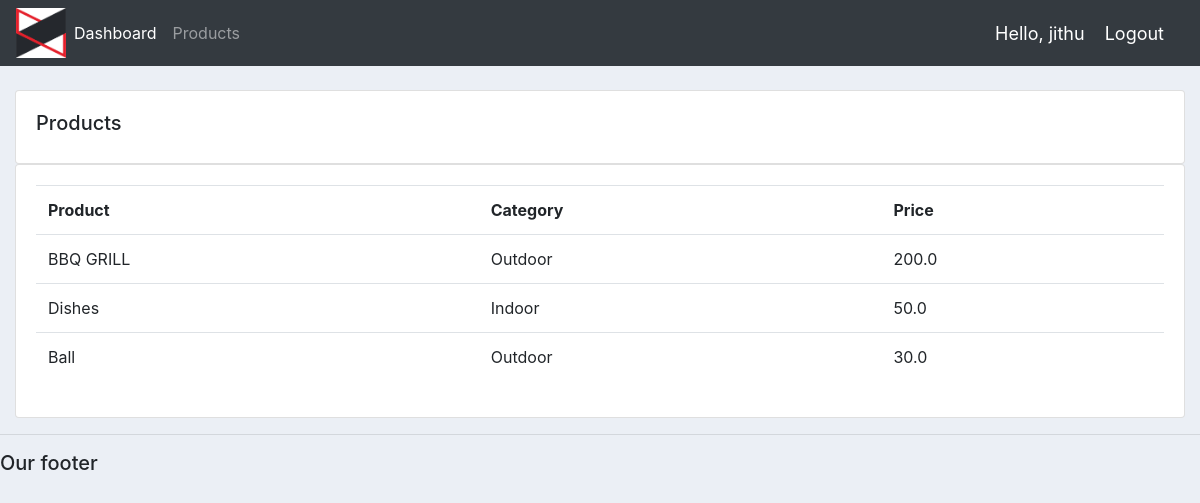
Screenshot of /products/ (signed in) with the database file from the repository.
### accounts/models.py (models this page shows, shortened)
class Product(models.Model):
	CATEGORY = (
			('Indoor', 'Indoor'),
			('Out Door', 'Out Door'),
			)
	name = models.CharField(max_length=200, null=True)
	price = models.FloatField(null=True)
	category = models.CharField(max_length=200, null=True, choices=CATEGORY)
	description = models.CharField(max_length=200, null=True, blank=True)
	date_created = models.DateTimeField(auto_now_add=True, null=True)
	tags = models.ManyToManyField(Tag)

### accounts/decorators.py (the view)
        def wrapper_func(request,*args, **kwargs):
            group = None;
            if request.user.groups.exists():
                group = request.user.groups.all()[0].name
            if group in allowed_roles:
                return view_func(request, *args, **kwargs)
            else:
                return HttpResponse("You are not authorized to view this page")

### accounts/views.py (called while the page is built)
@login_required(login_url='login')
@allowed_users(allowed_roles=['admin'])
def products(request):
	products = Product.objects.all()
	return render(request, 'accounts/products.html', {'products':products})

### accounts/templates/accounts/products.html
{%  extends 'accounts/main.html' %}
{% block content %}
		<br>
		<div class="row">
			<div class="col-md">
				<div class="card card-body">
					<h5>Products</h5>
				</div>
				<div class="card card-body">
					<table class="table">
						<tr>
							<th>Product</th>
							<th>Category</th>
							<th>Price</th>
						</tr>
						{% for i in products %}
							<tr>
								<td>{{i.name}}</td>
								<td>{{i.category}}</td>
								<td>{{i.price}}</td>
							</tr>
						{% endfor %}
					</table>
				</div>
			</div>
		</div>
{% endblock content %}

### accounts/templates/accounts/navbar.html (shortened to what this page needs)
{% load static %}
<nav class="navbar navbar-expand-lg navbar-dark bg-dark">
 <img src="{% static 'images/logo.png' %}" height="50px" width="50px">
  <div class="collapse navbar-collapse" id="navbarNav">
    <ul class="navbar-nav">
        {% if request.user.is_staff %}
      <li class="nav-item active">
        <a class="nav-link" href="{% url 'home' %}">Dashboard</a>
      </li>
      <li class="nav-item">
        <a class="nav-link" href="{% url 'products' %}">Products</a>
      </li>
            {% else %}
            <li class="nav-item">
        <a class="nav-link" href="{% url 'account' %}">Settings</a>
      </li>
        {% endif %}
    </ul>
  </div>
  <span class="hello-msg">Hello, {{request.user}}</span>
  <span ><a  class="hello-msg" href="{% url 'logout' %}">Logout</a></span>
</nav>

### static/css/main.css (style rules this page uses)
body { background-color: #ebeff5; }

### accounts/templates/accounts/navbar.html (style rules this page uses)
.hello-msg { font-size: 18px; color: #fff; margin-right: 20px; }

### rows the page displays
Product: name "BBQ GRILL", category "Outdoor", price "200.0"
Product: name "Dishes", category "Indoor", price "50.0"
Product: name "Ball", category "Outdoor", price "30.0"

### other values shown
{{ request.user }} "jithu"
